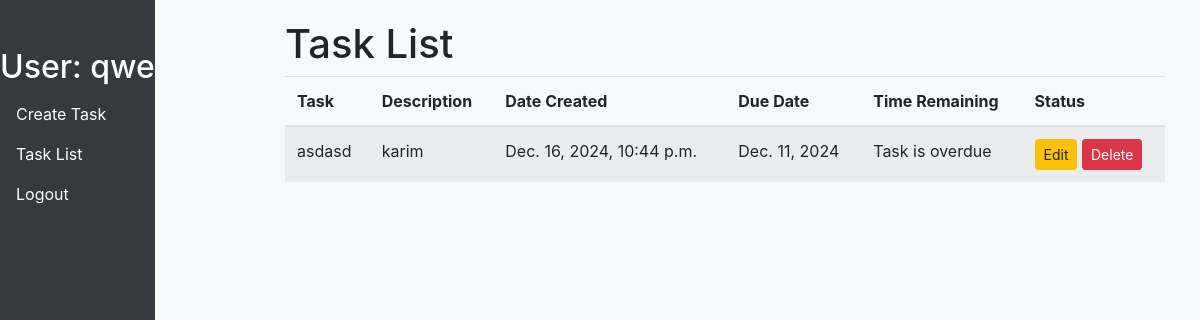
Page /task_list_view/ (signed in) on the earlier database version.
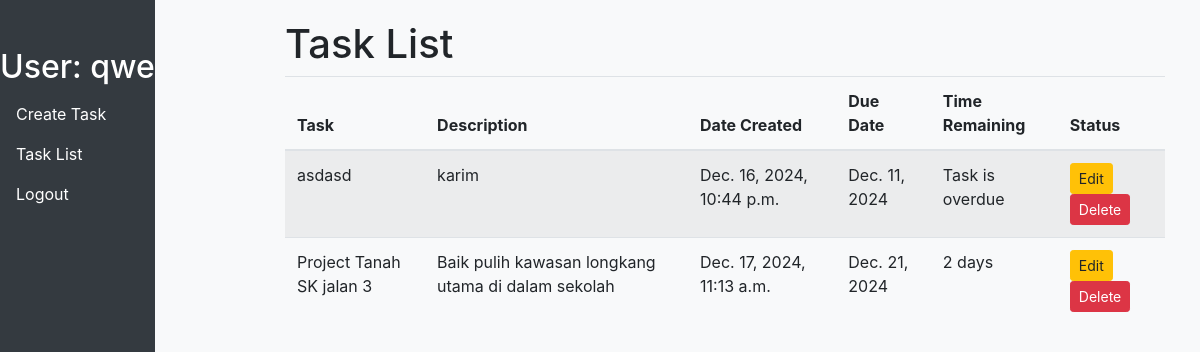
Same page on the later database version.
### myapp/models.py (models this page shows, shortened)
class Task(models.Model):
    user = models.ForeignKey(User, on_delete=models.CASCADE)
    TaskName = models.CharField(max_length=100)
    Description = models.TextField()
    DueDate = models.DateField()
    date_created = models.DateTimeField(auto_now_add=True)
    @property
    def time_remaining(self):
        if self.DueDate:
            due_date = timezone.datetime.combine(self.DueDate, timezone.datetime.min.time())
            due_date = timezone.make_aware(due_date)  # Make the due_date timezone-aware
        return due_date - timezone.now()  # Now both are aware

### myapp/views.py (the view)
# urls.py: path('task_list_view/',task_list_view,name='task_list_view'),
@login_required
def task_list_view(request):
    if request.user.is_authenticated:
        tasks = Task.objects.filter(user=request.user)  # Filter tasks by the logged-in user
    else:
        tasks = Task.objects.none()  # Return an empty queryset if the user is not authenticated
    return render(request, 'task_list_view.html', {'tasks': tasks})

### myapp/templates/task_list_view.html (shortened to what this page needs)
{% extends 'dashboard.html' %}
{% block content %}
<h1>Task List</h1>
<table class="table table-striped">
    <thead>
        <tr>
            <th>Task</th>
            <th>Description</th>
            <th>Date Created</th>
            <th>Due Date</th>
            <th>Time Remaining</th>
            <th>Status</th>
        </tr>
    </thead>
    <tbody>
        {% for task in tasks %}
        <tr>
            <td>{{ task.TaskName }}</td>
            <td>{{ task.Description }}</td>
            <td>{{ task.date_created }}</td>
            <td>{{ task.DueDate }}</td>
            <td>
                {% if task.time_remaining %}
                {% if task.time_remaining.days >= 0 %}
                {{ task.time_remaining.days }} days
                {% else %}
                Task is overdue
                {% endif %}
                {% else %}
                Due date not set
                {% endif %}
            </td>
            <td>
                <a href="{% url 'edit_task_view' task.id %}" class="btn btn-warning btn-sm">Edit</a>
                <form action="{% url 'delete_task_view' task.id %}" method="POST" style="display:inline;">
                    <button type="submit" class="btn btn-danger btn-sm">Delete</button>
                </form>
            </td>
        </tr>
        {% endfor %}
    </tbody>
</table>
{% endblock %}

### myapp/templates/dashboard.html (shortened to what this page needs)
<!DOCTYPE html>
<html lang="en">
<head>
    <link href="https://stackpath.bootstrapcdn.com/bootstrap/4.5.2/css/bootstrap.min.css" rel="stylesheet">
</head>
<body>
<nav class="sidebar">
    <h2 class="text-white text-center">User: {{user.username}}</h2>
    <ul class="nav flex-column">
        <li class="nav-item">
            <a class="nav-link" href="{% url 'create_task_view' %}">Create Task</a>
        </li>
        <li class="nav-item">
            <a class="nav-link" href="{% url 'task_list_view' %}">Task List</a>
        </li>
        <li class="nav-item">
            <a class="nav-link" href="{% url 'logout_view' %}">Logout</a>
        </li>
    </ul>
</nav>
<div class="main-content">
    <div class="container">
        {% block content %}
        {% endblock %}
    </div>
</div>
</body>
</html>

### myapp/templates/dashboard.html (style rules this page uses)
body { background-color: #f8f9fa; }
.sidebar { height: 100vh; position: fixed; padding-right: 59px ; top: 0; left: 0; z-index: 100; padding: 48px 0 0; background-color: #343a40; }
.sidebar a { color: white; }
.main-content { margin-left: 250px; padding: 20px; }

Differences in the rows shown:
added Task: TaskName "Project Tanah SK jalan 3", Description "Baik pulih kawasan longkang utama di dalam sekolah", date_created "Dec. 17, 2024, 11:13 a.m.", DueDate "Dec. 21, 2024", time_remaining.days "2"
